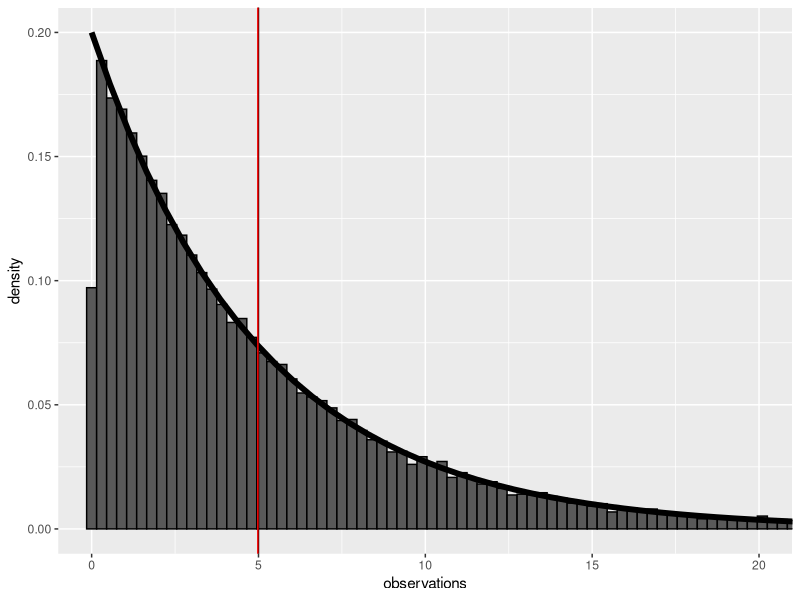
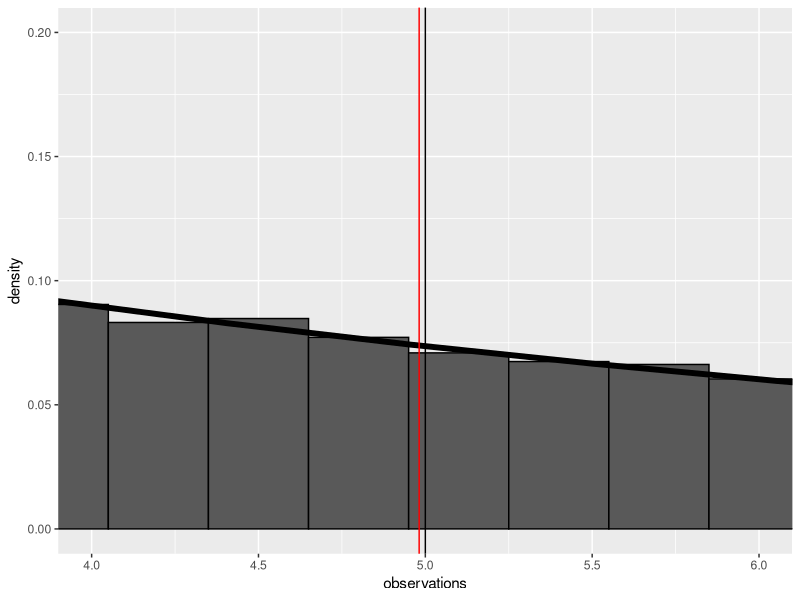
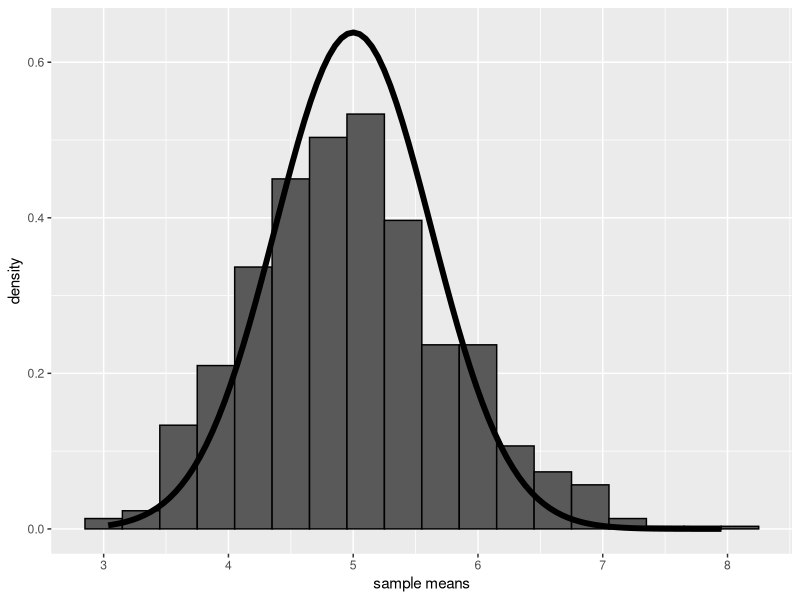

The R script that drew these images, in order:
## ---- chunk 1
knitr::opts_chunk$set(echo = TRUE)
## ---- chunk 2
library(datasets)
library(ggplot2)
set.seed(153)
obs <- rexp(40000,rate=0.2)
smpls <- matrix(data=obs,nrow=1000,ncol=40)
mns <- apply(smpls,1,mean)
## ---- chunk 3
data1 <- data.frame(obs = obs)
g1 <- ggplot(data1, aes(x = obs))
g1 <- g1 + geom_histogram(binwidth=.3, colour = "black", aes(y = ..density..)) 
g1 <- g1 + stat_function(fun = dexp, size = 2, args = list(rate=0.2))
g1 <- g1 + geom_vline(xintercept = 5, color  = "black") 
g1 <- g1 + geom_vline(xintercept = mean(mns), color = "red")
g1 <- g1 + labs(x = "observations")
g1  + coord_cartesian(xlim=c(0,20))
## ---- chunk 4
g1 + coord_cartesian(xlim=c(4,6))
## ---- chunk 5
sqrt(40*var(mns))
## ---- chunk 6
data3 <- data.frame(means = mns)
g3 <- ggplot(data3, aes(x = mns)) 
g3 <- g3 + geom_histogram(binwidth=.3, colour = "black", aes(y = ..density..)) 
g3 <- g3 + stat_function(fun = dnorm, size = 2, args = list(mean = 5, sd = 25/40)) 
g3 + labs(x = "sample means")
